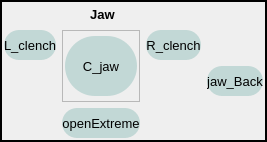
              <widget class="QFrame" name="frame_8">
               <property name="frameShape">
                <enum>QFrame::WinPanel</enum>
               </property>
               <property name="frameShadow">
                <enum>QFrame::Plain</enum>
               </property>
               <layout class="QGridLayout" name="gridLayout_19">
                <property name="leftMargin">
                 <number>2</number>
                </property>
                <property name="topMargin">
                 <number>2</number>
                </property>
                <property name="rightMargin">
                 <number>2</number>
                </property>
                <property name="bottomMargin">
                 <number>2</number>
                </property>
                <item row="1" column="1" rowspan="3">
                 <widget class="QFrame" name="frame_9">
                  <property name="frameShape">
                   <enum>QFrame::StyledPanel</enum>
                  </property>
                  <property name="frameShadow">
                   <enum>QFrame::Plain</enum>
                  </property>
                  <layout class="QGridLayout" name="gridLayout_11">
                   <property name="leftMargin">
                    <number>2</number>
                   </property>
                   <property name="topMargin">
                    <number>2</number>
                   </property>
                   <property name="rightMargin">
                    <number>2</number>
                   </property>
                   <property name="bottomMargin">
                    <number>2</number>
                   </property>
                   <item row="0" column="0">
                    <widget class="QPushButton" name="CTRL_C_jaw">
                     <property name="minimumSize">
                      <size>
                       <width>60</width>
                       <height>60</height>
                      </size>
                     </property>
                     <property name="font">
                      <font>
                       <pointsize>10</pointsize>
                       <weight>50</weight>
                       <bold>false</bold>
                      </font>
                     </property>
                     <property name="styleSheet">
                      <string notr="true">QPushButton{
background-color: rgba(165, 200, 198, 155);
border-style: outset;
border-width: 0px;
border-radius: 30px;
border-color: red;
}
QPushButton:hover{
background-color:rgba(0,0,200,60); 
color: black;}
QPushButton:checked{
background-color: rgba(0,255, 0 ,200);
border-style: inset; }

</string>
                     </property>
                     <property name="text">
                      <string>C_jaw</string>
                     </property>
                    </widget>
                   </item>
                  </layout>
                 </widget>
                </item>
                <item row="4" column="1">
                 <widget class="QPushButton" name="CTRL_C_jaw_openExtreme">
                  <property name="minimumSize">
                   <size>
                    <width>0</width>
                    <height>30</height>
                   </size>
                  </property>
                  <property name="font">
                   <font>
                    <pointsize>10</pointsize>
                    <weight>50</weight>
                    <bold>false</bold>
                   </font>
                  </property>
                  <property name="styleSheet">
                   <string notr="true">QPushButton{
background-color: rgba(165, 200, 198, 155);
border-style: outset;
border-width: 0px;
border-radius: 15px;
border-color: red;
}
QPushButton:hover{
background-color:rgba(0,0,200,60); 
color: black;}
QPushButton:checked{
background-color: rgba(0,255, 0 ,200);
border-style: inset; }

</string>
                  </property>
                  <property name="text">
                   <string>openExtreme</string>
                  </property>
                 </widget>
                </item>
                <item row="1" column="2">
                 <widget class="QPushButton" name="CTRL_R_jaw_clench">
                  <property name="minimumSize">
                   <size>
                    <width>0</width>
                    <height>30</height>
                   </size>
                  </property>
                  <property name="font">
                   <font>
                    <pointsize>10</pointsize>
                    <weight>50</weight>
                    <bold>false</bold>
                   </font>
                  </property>
                  <property name="styleSheet">
                   <string notr="true">QPushButton{
background-color: rgba(165, 200, 198, 155);
border-style: outset;
border-width: 0px;
border-radius: 15px;
border-color: red;
}
QPushButton:hover{
background-color:rgba(0,0,200,60); 
color: black;}
QPushButton:checked{
background-color: rgba(0,255, 0 ,200);
border-style: inset; }

</string>
                  </property>
                  <property name="text">
                   <string>R_clench</string>
                  </property>
                 </widget>
                </item>
                <item row="1" column="0">
                 <widget class="QPushButton" name="CTRL_L_jaw_clench">
                  <property name="minimumSize">
                   <size>
                    <width>0</width>
                    <height>30</height>
                   </size>
                  </property>
                  <property name="font">
                   <font>
                    <pointsize>10</pointsize>
                    <weight>50</weight>
                    <bold>false</bold>
                   </font>
                  </property>
                  <property name="styleSheet">
                   <string notr="true">QPushButton{
background-color: rgba(165, 200, 198, 155);
border-style: outset;
border-width: 0px;
border-radius: 15px;
border-color: red;
}
QPushButton:hover{
background-color:rgba(0,0,200,60); 
color: black;}
QPushButton:checked{
background-color: rgba(0,255, 0 ,200);
border-style: inset; }

</string>
                  </property>
                  <property name="text">
                   <string>L_clench</string>
                  </property>
                 </widget>
                </item>
                <item row="2" column="3">
                 <widget class="QPushButton" name="CTRL_C_jaw_fwdBack">
                  <property name="minimumSize">
                   <size>
                    <width>0</width>
                    <height>30</height>
                   </size>
                  </property>
                  <property name="font">
                   <font>
                    <pointsize>10</pointsize>
                    <weight>50</weight>
                    <bold>false</bold>
                   </font>
                  </property>
                  <property name="styleSheet">
                   <string notr="true">QPushButton{
background-color: rgba(165, 200, 198, 155);
border-style: outset;
border-width: 0px;
border-radius: 15px;
border-color: red;
}
QPushButton:hover{
background-color:rgba(0,0,200,60); 
color: black;}
QPushButton:checked{
background-color: rgba(0,255, 0 ,200);
border-style: inset; }

</string>
                  </property>
                  <property name="text">
                   <string>jaw_Back</string>
                  </property>
                 </widget>
                </item>
                <item row="0" column="0" colspan="3">
                 <widget class="QLabel" name="label_6">
                  <property name="minimumSize">
                   <size>
                    <width>0</width>
                    <height>20</height>
                   </size>
                  </property>
                  <property name="maximumSize">
                   <size>
                    <width>16777215</width>
                    <height>30</height>
                   </size>
                  </property>
                  <property name="font">
                   <font>
                    <pointsize>10</pointsize>
                    <weight>75</weight>
                    <bold>true</bold>
                   </font>
                  </property>
                  <property name="text">
                   <string>Jaw</string>
                  </property>
                  <property name="alignment">
                   <set>Qt::AlignCenter</set>
                  </property>
                 </widget>
                </item>
               </layout>
              </widget>
